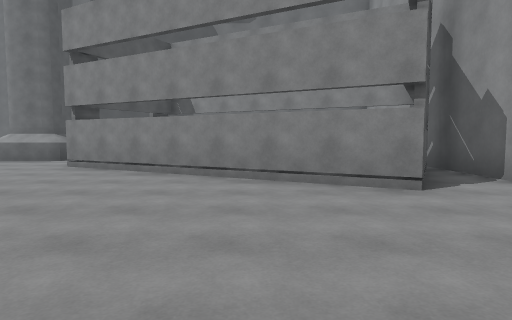
View 1 (above)

24 first-person views from a walk through a 3-D level made in the Unity game engine. The camera is 1.4 m above the floor, tilts 4° down and sees 75° across. The floor is counted in squares, 2 m on a side. Each view is taken from the middle of a square. On the plan, view 1 faces up. The plan holds only what a view shows up to about 10 squares ahead; the rest is blank. The place goes on beyond the plan.

View 2
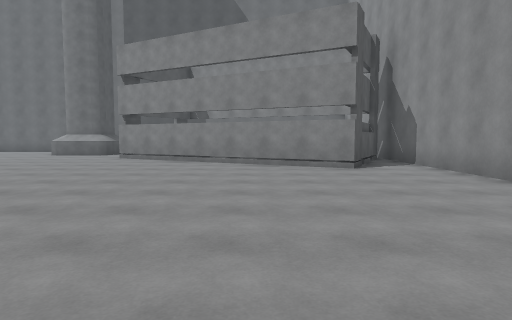

View 3
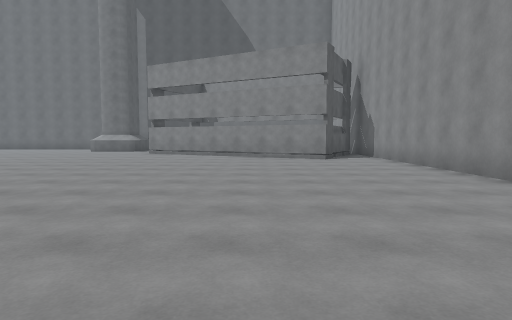

View 4
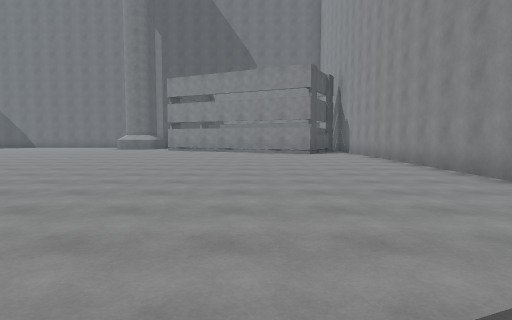

View 5
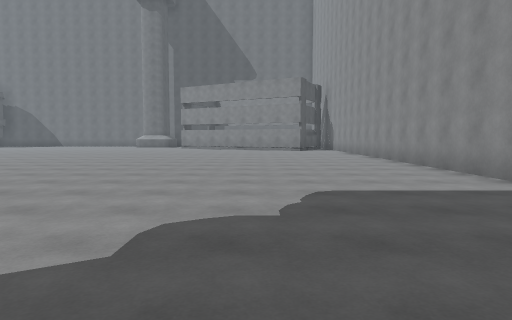

View 6
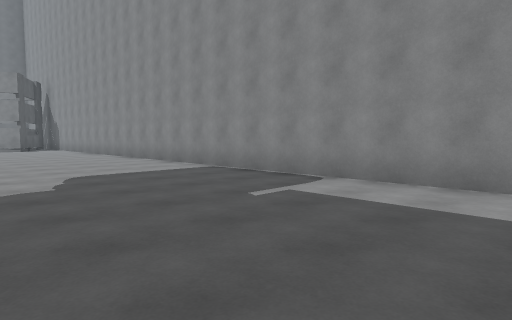

View 7
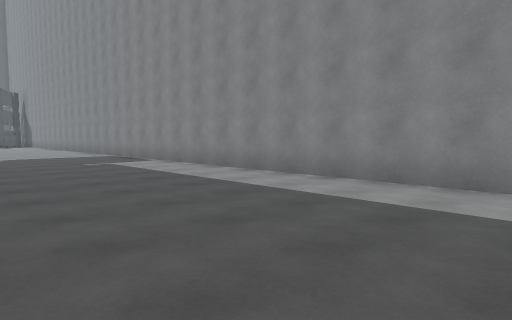

View 8
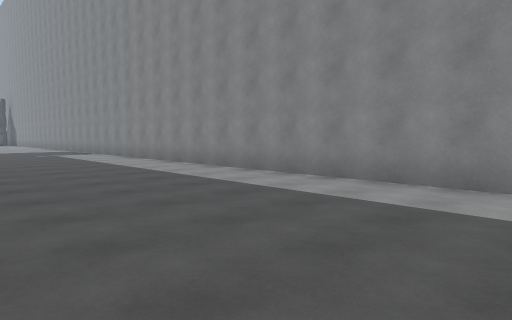

View 9
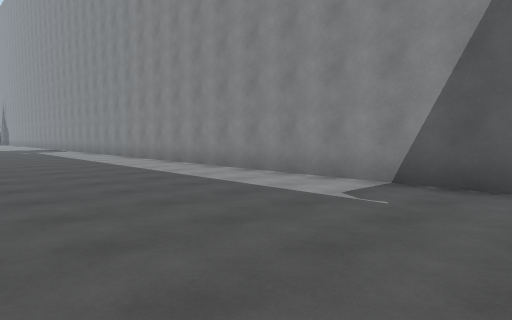

View 10
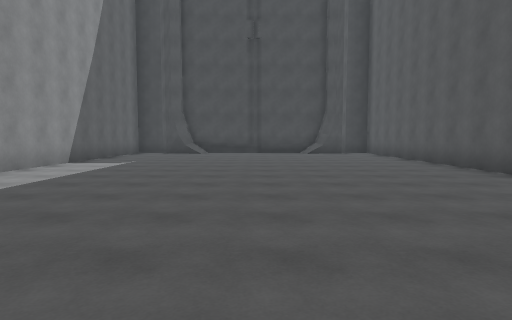

View 11
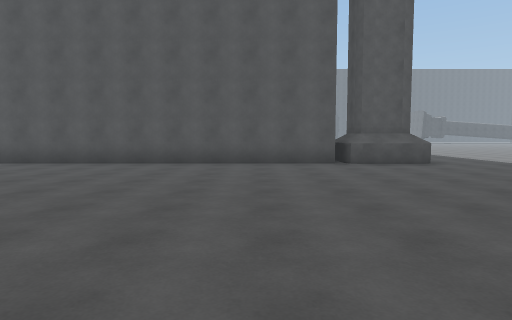

View 12
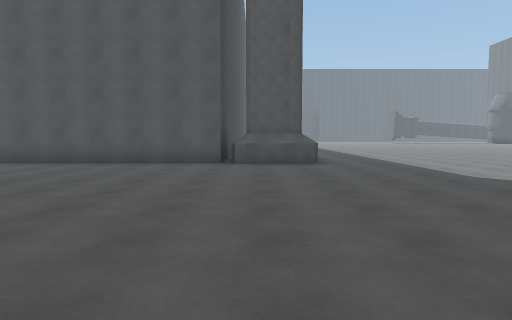

View 13
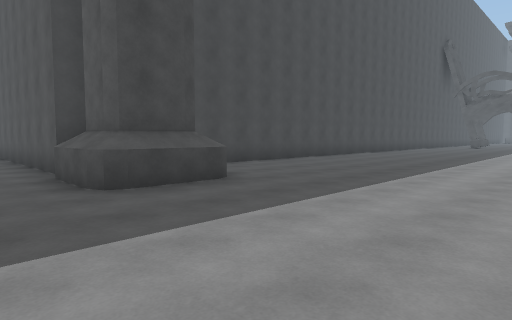

View 14
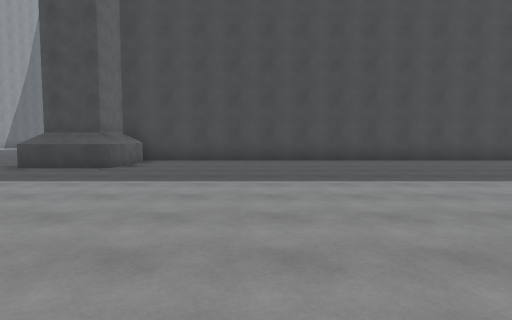

View 15
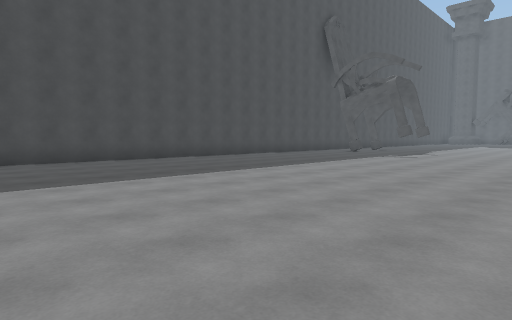

View 16
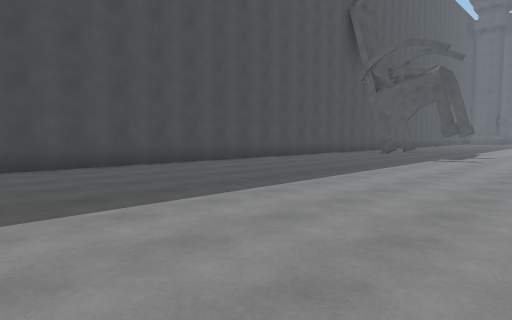

View 17
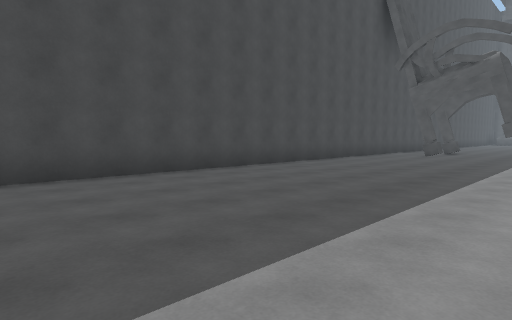

View 18
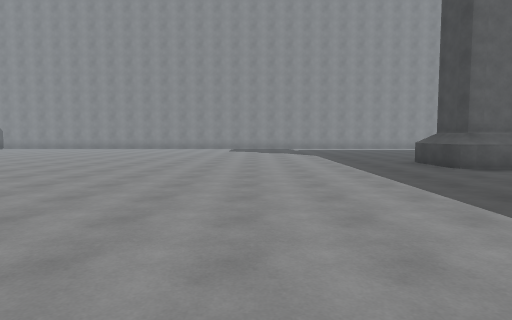

View 19
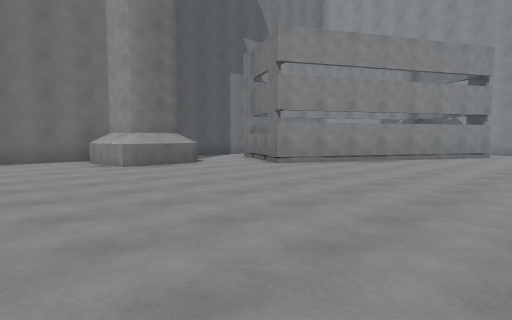

View 20
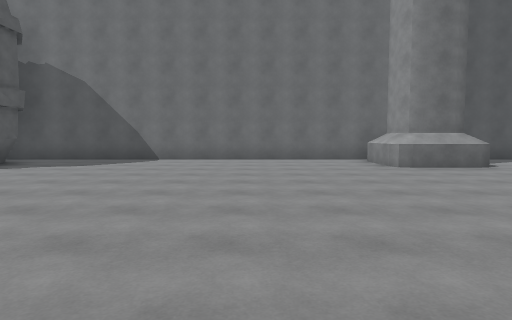

View 21
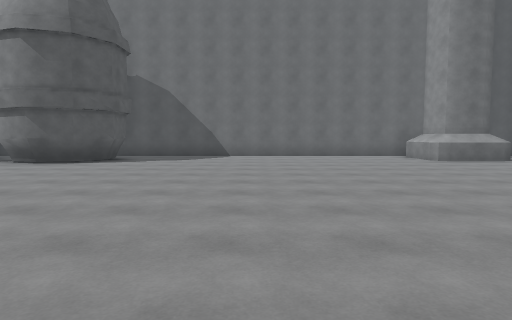

View 22
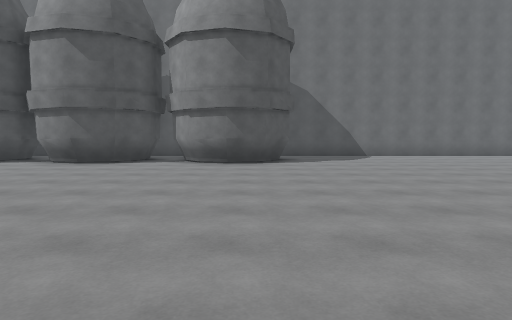

View 23
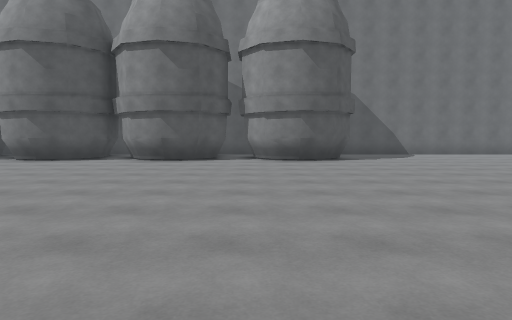

View 24
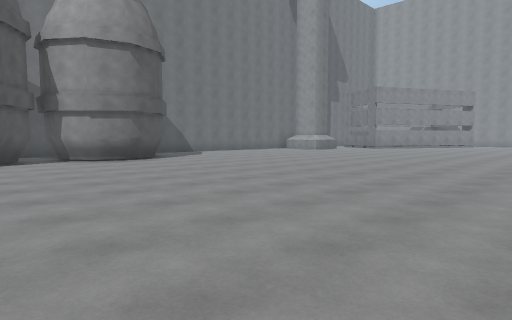

### Floor plan
Points are (right, up) in squares from view 1. A wall is a line through its corners. A room is listed if a view was taken in it or the views show most of it. See-through windows are left out.
Room 1 (views 1, 2, 3, 4, 5, 6, 7, 8, 9, 10, 11, 12, 13, 14, 15, 16, 17, 18, 19, 20, 21, 22, 23, 24)
walls: (-7.5, -13.3) (-5.7, -13.3); (-5.5, -13.7) (-5.5, -15.3); (-5.9, -14) (-5.9, -15); (-7.5, -14.9) (-7.5, -13.9) (-7.1, -13.7) (-6.2, -13.7); (-5.7, -15.8) (-5.7, -27); (-5.9, 9.5) (-7.5, 9.5); (-7.8, 9.9) (-7.8, 11.5); (-6.2, 9.9) (-7.3, 9.9) (-7.5, 10.3) (-7.5, 11.1); (-23.2, -15.9) (-5.7, -15.9); (-17.7, 8.7) (-18.8, 8.4) (-19.7, 8.7) (-20.4, 9.6); (-17.1, 10.7) (-17, 9.7) (-17.8, 8.9); (3.7, 7.1) (2.2, 4.3) (-4.4, 7.8) (-3.8, 9); (-21, 9.6) (-21.8, 8.7) (-22.7, 8.4) (-23.6, 8.7) (-24.2, 9.6); (-24.9, 9.4) (-25.5, 8.8); (4, -27.4) (4, 7.9)
low walls: (-5.7, -13.3) (-5.5, -13.7); (-7.8, -15.2) (-7.8, -13.6); (-5.5, -15.3) (-5.7, -15.6); (-5.6, 9.7) (-5.9, 9.5); (-17.8, 8.9) (-18.7, 8.6) (-19.6, 8.9) (-20.1, 9.7); (-21.7, 8.9) (-22.6, 8.6) (-23.5, 8.9)
ways out: opening at (-4.5, 10)

Where each view was taken, in squares from view 1:
view 1: 0 up, 0 right, facing up
view 2: 3 down, 0 right, facing up
view 3: 6 down, 0 right, facing up
view 4: 9 down, 0 right, facing up
view 5: 12 down, 0 right, facing up
view 6: 14 down, 1 left, facing up-right
view 7: 20 down, 1 left, facing up-right
view 8: 25 down, 1 left, facing up-right
view 9: 28 down, 1 left, facing up-right
view 10: 17 down, 1 left, facing down
view 11: 18 down, 3 right, facing left
view 12: 15 down, 3 right, facing left
view 13: 9 down, 4 left, facing down-left
view 14: 6 down, 11 left, facing down
view 15: 6 down, 13 left, facing down-left
view 16: 8 down, 14 left, facing down-left
view 17: 10 down, 15 left, facing down-left
view 18: 9 down, 15 left, facing right
view 19: 2 up, 11 left, facing up-right
view 20: 2 up, 11 left, facing up
view 21: 0 up, 13 left, facing up
view 22: 0 up, 18 left, facing up
view 23: 1 down, 20 left, facing up
view 24: 1 down, 23 left, facing up-right
